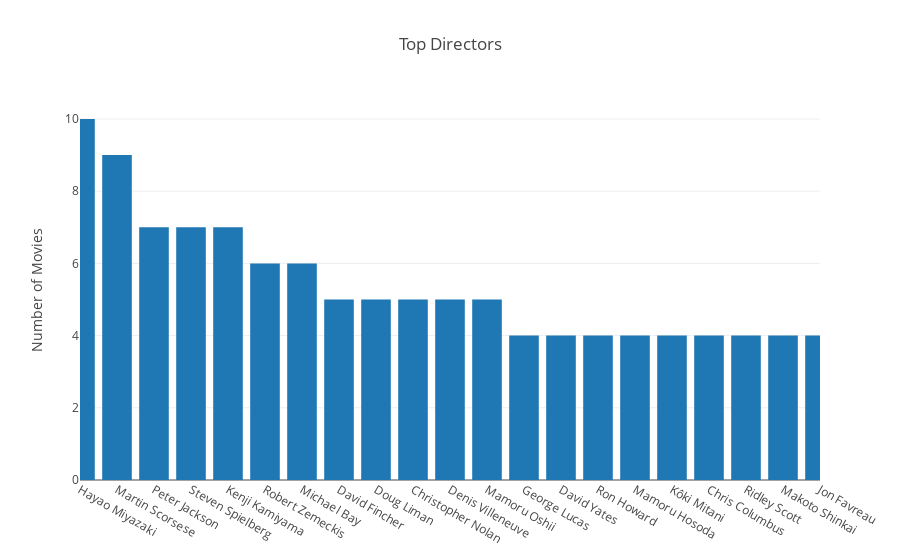

The notebook cell saved with this chart:
### Code cell
director_bar = go.Bar(
    x = rating['Directors'].value_counts().index,
    y = rating['Directors'].value_counts().values
)
layout = go.Layout(
    title = 'Top Directors',
    xaxis = dict(range=[0, 20]),
    yaxis = dict(title = 'Number of Movies')
)

fig = go.Figure(data = [director_bar], layout = layout)
py.iplot(fig)

### Figure 1 — Plotly figure (JSON) as saved in the notebook; plotly's stock layout.template omitted (floating-point values rounded to 4 significant figures; data arrays with more than 128 entries replaced by an {"elided": "..."} marker saying what was removed)
{"data": [{"type": "bar", "uid": "b009d5e4-f119-11e8-afb7-9a00083654c0", "x": {"elided": "279 str values"}, "y": {"elided": "279 int values"}}], "layout": {"title": "Top Directors", "xaxis": {"range": [0, 20]}, "yaxis": {"title": "Number of Movies"}}}
